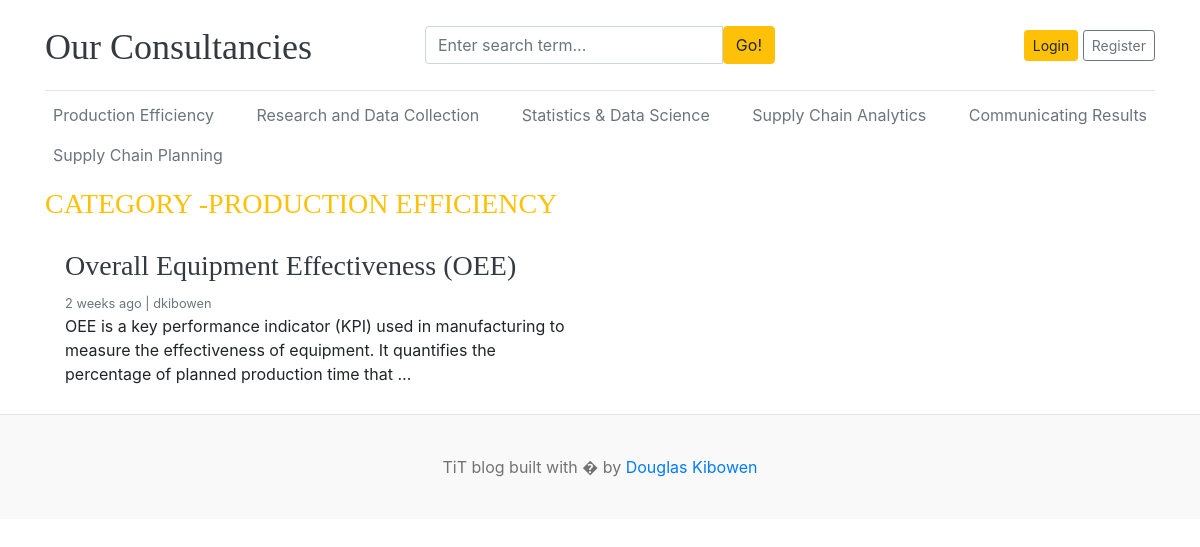
Screenshot of /category/3/ with the database file from the repository.
### blogs/models.py (models this page shows, shortened)
class Category(models.Model):
    category_name = models.CharField(max_length=50,unique=True)
    created_at = models.DateTimeField(auto_now_add=True)
    updated_at = models.DateTimeField(auto_now=True)
    class Meta:
        verbose_name_plural = "categories"
    def __str__(self):
        return self.category_name

class Blog(models.Model):
    title = models.CharField(max_length=50)
    slug = models.SlugField(max_length=100,unique=True,blank=True)
    category = models.ForeignKey(Category,on_delete=models.CASCADE)
    author = models.ForeignKey(User,on_delete=models.CASCADE)
    featured_image = models.ImageField(upload_to="Uploads/%Y/%m/%d")
    short_description = models.TextField(max_length=500)
    blog_body = models.TextField(max_length=5000)
    status = models.CharField(max_length=50,choices=STATUS_CHOICES,default="Draft")
    is_featured = models.BooleanField(default=False)
    created_at = models.DateTimeField(auto_now_add=True)
    updated_at = models.DateTimeField(auto_now=True)

### blogs/views.py (the view)
# urls.py: path('<int:category_id>/',views.posts_by_category,name='posts_by_category'),
def posts_by_category(request,category_id):
    posts = Blog.objects.filter(status='Published',category=category_id)
    category = get_object_or_404(Category,pk=category_id)
    context = {
        "posts": posts,
        "category": category,
    }
    return render(request,'posts_by_category.html',context)

### blogs/context_processors.py (called while the page is built)
def get_categories(request):
    categories = Category.objects.all()
    return dict(categories=categories)

def get_social_links(request):
    social_links = SocialLinks.objects.all()
    return dict(social_links=social_links)

### templates/posts_by_category.html
{% extends 'base.html' %}
{% block content %}
<h3 class="text-uppercase text-warning" style="text-align: 2px;">Category -{{ category }} </h3>
  <div class="row mb-2">
    {% if posts %}
    {% for post in posts %}
    <div class="col-md-6">
      <div class="card border-0" >
        <div class="card-body">
          <h3><a href="{% url 'blogs' post.slug %}" class="text-dark">{{ post.title }}</a></h3>
          <small class="mb-1 text-muted">{{ post.created_at|timesince }} ago | {{ post.author }}</small>
          <p class="card-text"> {{ post.short_description|truncatewords:25 }}</p>
        </div>
      </div>
    </div>
    {% endfor %}
    {% else %}
    <p>No Posts Found!</p>
    {% endif %}
</div>
</div>
{% endblock %}

### templates/base.html (shortened to what this page needs)
{% load static %}
<!DOCTYPE html>
<html lang="en">
<head>
    <link href="https://getbootstrap.com/docs/4.0/dist/css/bootstrap.min.css" rel="stylesheet">
    <link href="{% static 'css/blog.css' %}" rel="stylesheet">
    <link rel="stylesheet" href="https://cdnjs.cloudflare.com/ajax/libs/font-awesome/4.7.0/css/font-awesome.min.css">
  </head>
<body>
    <div class="container">
      <header class="blog-header py-3">
        <div class="row flex-nowrap justify-content-between align-items-center">
          <div class="col-4 pt-1">
            <a class="blog-header-logo text-dark" href="/">Our Consultancies</a>
          </div>
          <div class="col-4">
            <form action="{% url 'search' %}" method="GET">
              <div class="input-group">
                <input class="form-control" type="text" name="keyword" value="{{ keyword }}" placeholder="Enter search term..." aria-label="Enter search term..." aria-describedby="button-search" />
                <button type="submit" class="btn btn-warning" id="button-search" type="button">Go!</button>
            </div>
            </form>
          </div>
          <div class="col-4 d-flex justify-content-end align-items-center">
            {% if not user.is_authenticated %}
            <a class="btn btn-sm btn-warning" href="{% url 'login' %}">Login</a> &nbsp;
            <a class="btn btn-sm btn-outline-secondary" href="{% url 'register' %}">Register</a>
            {% else %}
            <span><a href="{% url 'dashboard' %}">Dashboard</a></span>
            &emsp;
            <span><a href="{% url 'logout' %}">Logout</a></span>
            {% endif %}
          </div>
        </div>
      </header>
      <div class="nav-scroller py-1 mb-2">
        <nav class="nav d-flex justify-content-between">
          {% for cat in categories %}
          <a class="p-2 text-muted" href="{% url 'posts_by_category' cat.id %}">{{ cat.category_name }}</a>
          {% endfor %}
        </nav>
      </div>
{% block content %}
{% endblock %}
<footer class="blog-footer">
    <p>TiT blog built with � by <a href="#">Douglas Kibowen</a></p>
  </footer>
  </body>
  </html>

### blog_main/static/css/blog.css (style rules this page uses)
.blog-header { border-bottom: 1px solid #e5e5e5; }
.blog-header-logo { font-family: "Playfair Display", Georgia, "Times New Roman", serif; font-size: 2.25rem; }
h1, h2, h3, h4, h5, h6 { font-family: "Playfair Display", Georgia, "Times New Roman", serif; }
.blog-footer { padding: 2.5rem 0; color: #727272; text-align: center; background-color: #f9f9f9; border-top: .05rem solid #e5e5e5; }
.blog-footer p:last-child { margin-bottom: 0; }

### rows the page displays
Category: category_name "Production Efficiency", category_name "PRODUCTION EFFICIENCY"
Category: category_name "Research and Data Collection"
Category: category_name "Statistics & Data Science"
Category: category_name "Supply Chain Analytics"
Category: category_name "Communicating Results"
Category: category_name "Supply Chain Planning"
Blog: title "Overall Equipment Effectiveness (OEE)", created_at "2 weeks", author "dkibowen", short_description "OEE is a key performance indicator (KPI) used in manufacturing to measure the effectiveness of equipment. It quantifies the percentage of planned production time that …"
